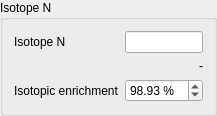
                      <widget class="QGroupBox" name="groupBox_ISOA">
                       <property name="title">
                        <string>Isotope N</string>
                       </property>
                       <layout class="QGridLayout" name="gridLayout_17">
                        <item row="0" column="0">
                         <layout class="QGridLayout" name="gridLayout_6">
                          <item row="0" column="1">
                           <widget class="QLineEdit" name="isotopeAText">
                            <property name="sizePolicy">
                             <sizepolicy hsizetype="Ignored" vsizetype="Fixed">
                              <horstretch>0</horstretch>
                              <verstretch>0</verstretch>
                             </sizepolicy>
                            </property>
                            <property name="frame">
                             <bool>true</bool>
                            </property>
                           </widget>
                          </item>
                          <item row="0" column="0">
                           <widget class="QLabel" name="label_23">
                            <property name="sizePolicy">
                             <sizepolicy hsizetype="Minimum" vsizetype="Preferred">
                              <horstretch>0</horstretch>
                              <verstretch>0</verstretch>
                             </sizepolicy>
                            </property>
                            <property name="text">
                             <string>Isotope N</string>
                            </property>
                            <property name="margin">
                             <number>3</number>
                            </property>
                           </widget>
                          </item>
                          <item row="2" column="0">
                           <widget class="QLabel" name="label_9">
                            <property name="sizePolicy">
                             <sizepolicy hsizetype="Minimum" vsizetype="Preferred">
                              <horstretch>0</horstretch>
                              <verstretch>0</verstretch>
                             </sizepolicy>
                            </property>
                            <property name="toolTip">
                             <string>Purity of the Base Growth Media</string>
                            </property>
                            <property name="text">
                             <string>Isotopic enrichment</string>
                            </property>
                            <property name="margin">
                             <number>3</number>
                            </property>
                           </widget>
                          </item>
                          <item row="2" column="1">
                           <widget class="QDoubleSpinBox" name="isotopicAbundanceA">
                            <property name="sizePolicy">
                             <sizepolicy hsizetype="Fixed" vsizetype="Fixed">
                              <horstretch>0</horstretch>
                              <verstretch>0</verstretch>
                             </sizepolicy>
                            </property>
                            <property name="suffix">
                             <string> %</string>
                            </property>
                            <property name="decimals">
                             <number>2</number>
                            </property>
                            <property name="maximum">
                             <double>100.000000000000000</double>
                            </property>
                            <property name="singleStep">
                             <double>0.100000000000000</double>
                            </property>
                            <property name="value">
                             <double>98.930000000000007</double>
                            </property>
                           </widget>
                          </item>
                          <item row="1" column="0" colspan="2">
                           <widget class="QLabel" name="isotopeAMassLabel">
                            <property name="sizePolicy">
                             <sizepolicy hsizetype="Minimum" vsizetype="Preferred">
                              <horstretch>0</horstretch>
                              <verstretch>0</verstretch>
                             </sizepolicy>
                            </property>
                            <property name="text">
                             <string>-</string>
                            </property>
                            <property name="alignment">
                             <set>Qt::AlignRight|Qt::AlignTrailing|Qt::AlignVCenter</set>
                            </property>
                            <property name="margin">
                             <number>3</number>
                            </property>
                           </widget>
                          </item>
                         </layout>
                        </item>
                       </layout>
                      </widget>
